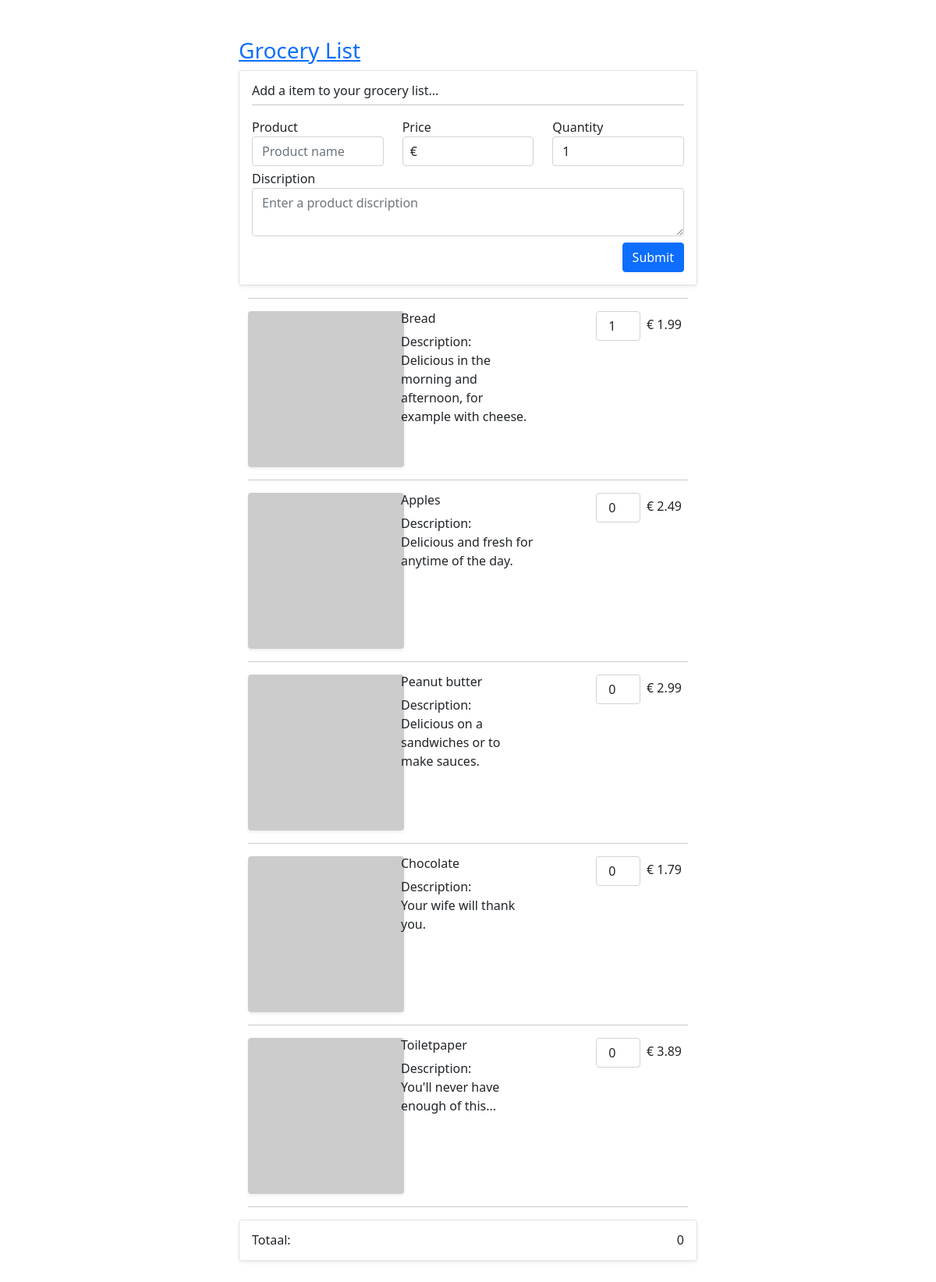
The page / on the database its author committed.
### tables this page shows
CREATE TABLE `Groserie_list` (
  `id` int(11) NOT NULL,
  `product_name` text NOT NULL,
  `product_price` decimal(10,2) NOT NULL,
  `product_amount` int(11) DEFAULT NULL,
  `product_description` text NOT NULL
);

### controllers/index.php (called while the page is built)
<?php
$results = $app['database']->selectAll('Groserie_list');
require 'views/index.view.php';

### index.php (called while the page is built)
<?php
require 'core/bootstrap.php';
require Router::load('routes.php')->direct(
  Request::uri(),
  Request::method()
);

### core/bootstrap.php (called while the page is built, shortened)
<?php
$app = [];
$app['config'] = require 'config.php';
require 'database/Connection.php';
require 'database/QueryBuilder.php';
$app['database'] = new QueryBuilder(
  Connection::make($app['config']['database'])
);

### config.php (called while the page is built)
<?php
return [
    'database' => [
        'name' => 'seanukz467_bood',
        'username' => 'seanukz467_seanukz467',
        'password' => '',
        'connection' => 'mysql:host=62.221.252.113',
        'options' => [
            PDO::ATTR_ERRMODE => PDO::ERRMODE_WARNING
        ]
    ]
];

### core/database/Connection.php (called while the page is built)
<?php
class Connection
{
    public static function make($config)
    {
        try {
            return new PDO(
                $config['connection'].';dbname='.$config['name'],
                $config['username'],
                $config['password'],
                $config['options']
            );
        } catch (PDOException $e) {
            die($e->getMessage());
        }
    }
}

### core/database/QueryBuilder.php (called while the page is built, shortened)
<?php
class QueryBuilder
{
    protected $pdo;
    public function __construct($pdo)
    {
        $this->pdo = $pdo;
    }
    public function selectAll($table)
    {
        $statement = $this->pdo->prepare("select * from {$table}");
        $statement->execute();
        return $statement->fetchAll(PDO::FETCH_CLASS);
    }
}

### views/index.view.php (the view)
<?php require('partials/header.php'); ?>
<?php require('partials/add.php'); ?>
<?php foreach ($results as $result) : ?>
<div class="row row-cols-3 w-50 m-auto">
   <div class="col-md-4">
     <img class="img rounded shadow-sm" src="https://dummyimage.com/200x200/e0e0e0/000000" alt="">
   </div>
   <div class="col-md-4">
      <h6 class="p-name"><?= $result->product_name; ?></h6>
      <p><span class="d">Description: </span><br><?= $result->product_description; ?></p>
   </div>
   <div class="col row-cols-2">
   <div class="col col-md-auto float-end">
     <h6 class="p-price m-0"><?= "€ " . $result->product_price; ?></h6>
   </div>
   <div class="col-md-4 float-end">
     <input class="form-control text-center" id="ex3" type="number" min="0" value="<?= $result->product_amount; ?>"></input>
   </div>
</div>
</div>
<div class="row w-50 m-auto">
   <div class="col">
      <hr>
   </div>
</div>
<?php endforeach; ?>
<?php require('partials/footer.php'); ?>

### views/partials/header.php (shortened to what this page needs)
<!DOCTYPE html>
<html lang="en">
   <head>
      <link href="views/public/styles.css" rel="stylesheet">
      <link href="https://cdn.jsdelivr.net/npm/bootstrap@5.0.0-beta2/dist/css/bootstrap.min.css" rel="stylesheet">
   </head>
   <body>
      <div class="container-fluid mt-5 mb-5">
         <div class="row w-50 m-auto">
            <div class="col p-0 m-0">
              <a class="logolink" href="https://rhyos.nl/dev/php/groceries/"><h3>Grocery List</h3></a>
            </div>
         </div>

### views/partials/add.php
<form method="post" action="/product" class="needs-validation w-50 m-auto p-3 text-dark border shadow-sm rounded" novalidate>
  <h6 class="pb-0">Add a item to your grocery list...</h6>
  <hr class="pt-0 mt-0">
   <div class="row">
     <div class="col">
       <label>Product</label>
         <input type="text" class="form-control" name="product_name" placeholder="Product name" required>
       </div>
       <div class="col">
         <label>Price</label>
         <input type="number" class="currency form-control" name="product_price"  min="0.01" max="2500.00" required>
         </div>
       <div class="col col-quan">
         <label>Quantity</label>
           <input type="number" class="form-control" name="product_amount" value="1" required>
         </div>
     </div>
     <div class="row">
       <div class="col pb-2 pt-1">
         <label class="p-0">Discription</label>
         <textarea class="form-control" name="product_description" placeholder="Enter a product discription"></textarea>
       </div>
     </div>
     <div class="row">
       <div class="col text-end">
     <button class="btn btn-primary submitit" type="submit" value="Submit">Submit</button>
   </div>
 </div>
 </form>
 <div class="row w-50 m-auto">
   <div class="col">
     <hr>
   </div>
 </div>

### views/partials/footer.php (shortened to what this page needs)
<div class="row w-50 m-auto p-3 border shadow-sm rounded">
   <div class="col p-0 m-0">
      <h6 class="m-0">Totaal:</h6>
   </div>
   <div class="col p-0 m-0">
      <h6 class="m-0 text-end">0</h6>
   </div>
</div>
</div>
</body>
</html>

### views/public/styles.css (style rules this page uses)
.p-price { padding:8px; margin: 5px; }
.currency-input input[type=number] { padding-left:30px; -moz-appearance: textfield; }

### rows shown on the page
groserie_list: product_name "Bread", product_description "Delicious in the morning and afternoon, for example with cheese.", product_price "1.99", product_amount "1"
groserie_list: product_name "Apples", product_description "Delicious and fresh for anytime of the day.", product_price "2.49", product_amount "0"
groserie_list: product_name "Peanut butter", product_description "Delicious on a sandwiches or to make sauces.", product_price "2.99", product_amount "0"
groserie_list: product_name "Chocolate", product_description "Your wife will thank you.", product_price "1.79", product_amount "0"
groserie_list: product_name "Toiletpaper", product_description "You'll never have enough of this...", product_price "3.89", product_amount "0"
